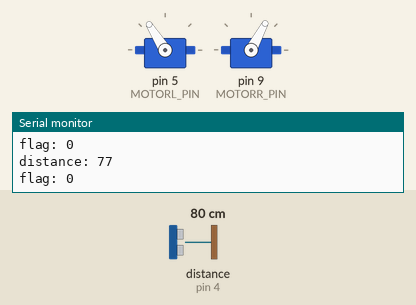
Recording of a sketch running on a simulated Arduino Uno, built with avr-gcc and run on an emulated ATmega328P. Parts: 2 × servo, the last lines printed to the serial monitor. Wiring (inferred from the names in the program): ultrasonic range finder: trigger pin 3; echo pin 4. The test bench sets the inputs (shaded band); at power-on: distance to the obstacle (sensor on pin 4) 80 cm. The echo pulse lasts 58.3 µs per cm.

Above: at 1.2 s.
1.3 s: distance to the obstacle (sensor on pin 4) set to 13 cm
2.8 s: distance to the obstacle (sensor on pin 4) set to 10 cm
At 3.7 s:
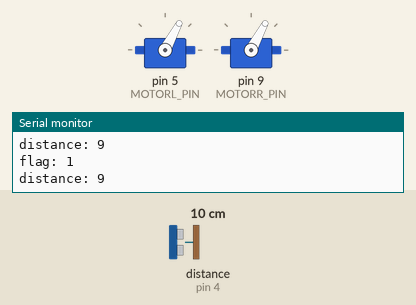
4.3 s: distance to the obstacle (sensor on pin 4) set to 18 cm
At 7.2 s:
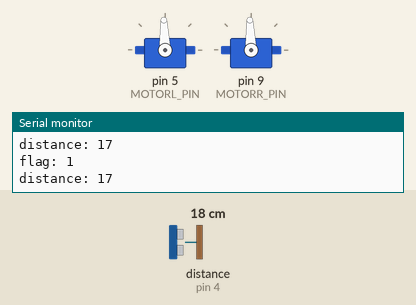
Timing chart, 0 to 8.7 s (numbered marks = the images above; inputs shaded):
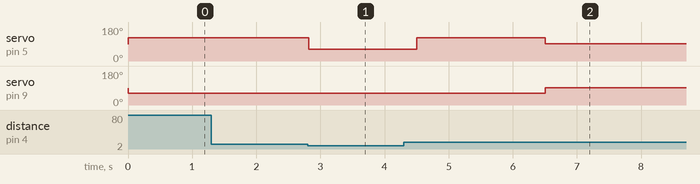

Measured:
- the behaviour switches between 12 and 11 cm on distance to the obstacle (sensor on pin 4) (found by bisection; images 0 and 1)
- after the input at 2.8 s, servo on pin 5 (MOTORL_PIN): 122° → 62° at once
- after the input at 4.3 s, servo on pin 5 (MOTORL_PIN): 62° → 122° after 0.21 s, → 92° 2.0 s later; servo on pin 9 (MOTORR_PIN): 62° → 92° after 2.2 s

The sketch:

sonar_Avoid_the_wall.ino
```cpp
/*
 Name:		sonar_Avoid_the_wall.ino
 Created:	5/22/2020 8:14:01 PM
 Author:	tomor
*/

#include <Servo.h>

int MOTORL_PIN = 5;
int MOTORR_PIN = 9;
int TRIG_PIN = 3;
int ECHO_PIN = 4;

Servo LServo;
Servo RServo;

// the setup function runs once when you press reset or power the board
void setup() {
    Serial.begin(9600);

    pinMode(TRIG_PIN, OUTPUT);
    pinMode(ECHO_PIN, INPUT);

    LServo.attach(MOTORL_PIN);
    RServo.attach(MOTORR_PIN);
}

int SonarDistance() {
    int sonarPwn;

    digitalWrite(TRIG_PIN, LOW);
    delayMicroseconds(2);

    digitalWrite(TRIG_PIN, HIGH);
    delayMicroseconds(10);
    digitalWrite(TRIG_PIN, LOW);

    sonarPwn = pulseIn(ECHO_PIN, 1, 18500L);
    return sonarPwn / 60;
}

void TurnLeft(int standard, int speed) {
    LServo.write(standard - speed); // +°¡ ¾Õ -°¡ µÚ
    RServo.write(standard - speed); // -°¡ ¾Õ +°¡ µÚ
}

void TurnRight(int standard, int speed) {
    LServo.write(standard + speed); // +°¡ ¾Õ -°¡ µÚ
    RServo.write(standard + speed); // -°¡ ¾Õ +°¡ µÚ
}

void goForward(int standard, int speed) {
    LServo.write(standard + speed); // +°¡ ¾Õ -°¡ µÚ
    RServo.write(standard - speed); // -°¡ ¾Õ +°¡ µÚ
}

int flag = 0;
int speed = 30;
int leftSpeed = 1460; // +°¡ ¾Õ -°¡ µÚ
int rightSpeed = 1460; // -°¡ ¾Õ +°¡ µÚ

// the loop function runs over and over again until power down or reset
void loop() {
    int standard = 92;
    int distance = 11;
    distance = SonarDistance();

    Serial.print("distance: ");
    Serial.println(distance);

    if (distance && distance <= 10) {
        TurnLeft(standard, speed);
        delay(840);
        flag = 1;
    }
    else {
        goForward(standard, speed);
        if (flag) {
            delay(2000);
            speed = 0;
        }
    }


    Serial.print("flag: ");
    Serial.println(flag);
}
```
